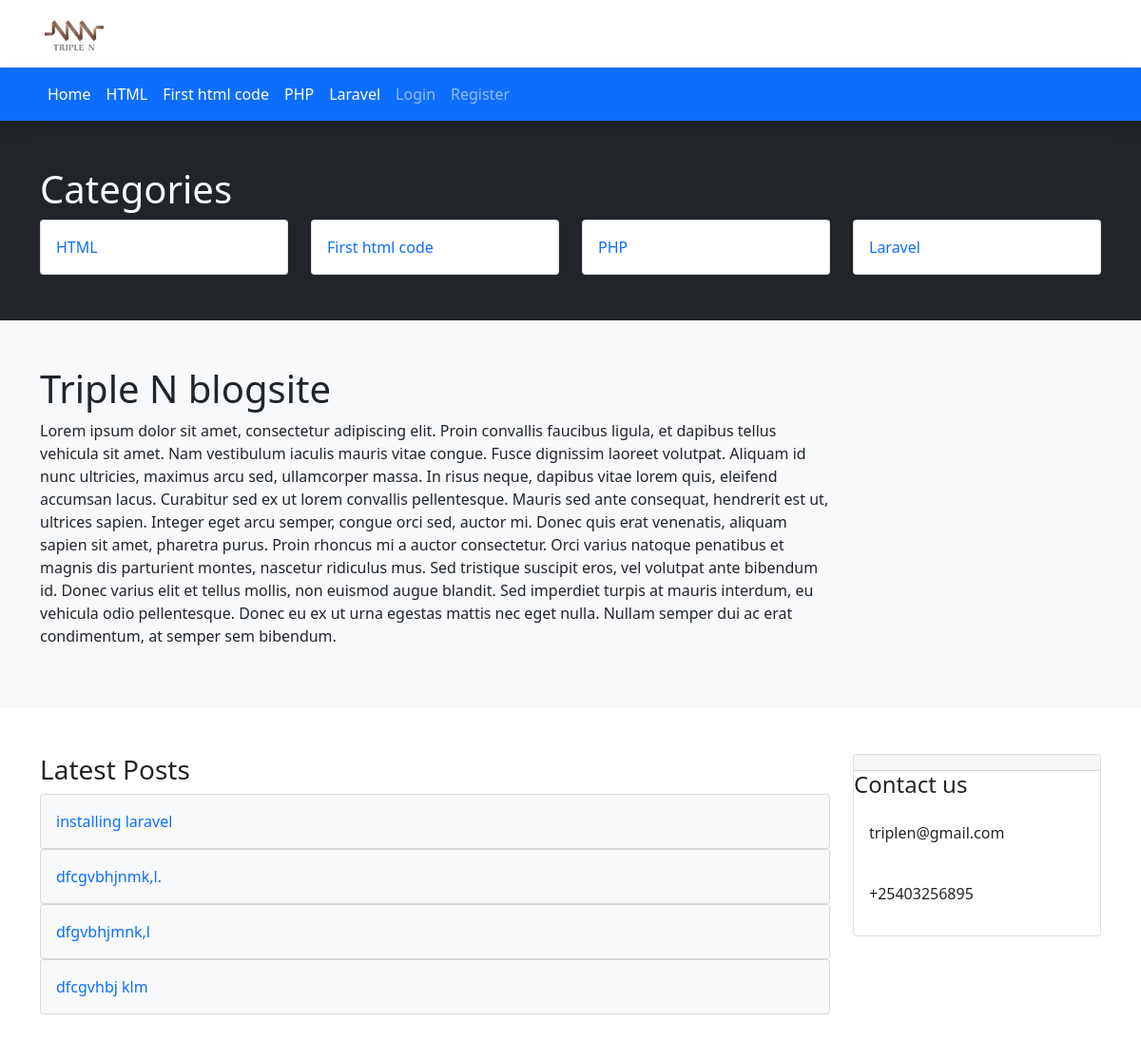
The page / on the database its author committed.
### tables this page shows
CREATE TABLE `categories` (
  `id` int(11) NOT NULL,
  `name` varchar(191) NOT NULL,
  `slug` varchar(191) NOT NULL,
  `description` text DEFAULT NULL,
  `meta_title` varchar(191) NOT NULL,
  `meta_description` mediumtext DEFAULT NULL,
  `meta_keyword` mediumtext DEFAULT NULL,
  `navbar_status` tinyint(1) NOT NULL DEFAULT 0,
  `status` tinyint(1) NOT NULL DEFAULT 0,
  `created_at` timestamp NOT NULL DEFAULT current_timestamp()
);

CREATE TABLE `post` (
  `id` int(11) NOT NULL,
  `category_id` int(11) NOT NULL,
  `name` varchar(191) NOT NULL,
  `slug` varchar(191) NOT NULL,
  `description` text DEFAULT NULL,
  `image` varchar(191) DEFAULT NULL,
  `meta_title` varchar(191) NOT NULL,
  `meta_description` mediumtext NOT NULL,
  `meta_keyword` mediumtext NOT NULL,
  `status` tinyint(1) NOT NULL DEFAULT 0,
  `created_at` timestamp NULL DEFAULT current_timestamp()
);

### index.php (the view, shortened to what this page needs)
<?php
include('includes/header.php');
include('includes/navbar.php');
?>
<div class="py-5 bg-dark">
	<div class="container">
		<div class="row">
			<div class=" col-md-12">
				<h1 class="text-white">Categories</h1>
			</div>
			<?php
          $homecategory= "SELECT * FROM categories WHERE navbar_status ='0' AND status = '0' ";
          $homecategory_run= mysqli_query($con, $homecategory);
          if (mysqli_num_rows($homecategory_run) > 0)
          {
            foreach($homecategory_run as $homeItems)
            {
              ?>
          <div class="col-md-3 md-4">
            <a class="text-decoration-none" href="category.php?title=<?= $homeItems['slug']; ?>">
            <div class="card card-body">
            	<?= $homeItems['name']; ?>
            </div>
         </a>
         </div>
          <?php
          }
        }
     ?>
		</div>
	</div>
</div>
<div class="py-5 bg-light">
	<div class="container">
		<div class="row">
			<div class=" col-md-9">
				<h1 class="text-dark">Triple N blogsite</h1>
				<p>Lorem ipsum dolor sit amet, consectetur adipiscing elit. Proin convallis faucibus ligula, et dapibus tellus vehicula sit amet. Nam vestibulum iaculis mauris vitae congue. Fusce dignissim laoreet volutpat. Aliquam id nunc ultricies, maximus arcu sed, ullamcorper massa. In risus neque, dapibus vitae lorem quis, eleifend accumsan lacus. Curabitur sed ex ut lorem convallis pellentesque. Mauris sed ante consequat, hendrerit est ut, ultrices sapien. Integer eget arcu semper, congue orci sed, auctor mi. Donec quis erat venenatis, aliquam sapien sit amet, pharetra purus. Proin rhoncus mi a auctor consectetur. Orci varius natoque penatibus et magnis dis parturient montes, nascetur ridiculus mus. Sed tristique suscipit eros, vel volutpat ante bibendum id. Donec varius elit et tellus mollis, non euismod augue blandit. Sed imperdiet turpis at mauris interdum, eu vehicula odio pellentesque. Donec eu ex ut urna egestas mattis nec eget nulla. Nullam semper dui ac erat condimentum, at semper sem bibendum. </p>
			</div>
</div>
	</div>
</div>
<div class="py-5 bg-white">
	<div class="container">
		<div class="row">
			<div class=" col-md-9">
				<h3 class="text-dark">Latest Posts</h3>
			<?php
          $homeposts= "SELECT * FROM post WHERE status = '0' ORDER BY id DESC LIMIT 8 ";
          $homeposts_run= mysqli_query($con, $homeposts);
          if (mysqli_num_rows($homeposts_run) > 0)
          {
            foreach($homeposts_run as $homePostItems)
            {
              ?>
          <div class="md-4">
            <a class="text-decoration-none" href="post.php?title=<?= $homePostItems['slug']; ?>">
            <div class="card card-body bg-light">
            	<?= $homePostItems['name']; ?>
            </div>
         </a>
         	</div>
          <?php
          }
        }
     ?>
     </div>
     <div class=" col-md-3">
     	<div class="card">
     		<div class="card-header"></div>
     		<h4>Contact us</h4>
     		<div class="card-body">
     			<p>triplen@gmail.com</p> <br>
     			<p>+25403256895</p>
     		</div>
     	</div>
     </div>
</div>
</div>
</div>
 <?php
include('includes/footer.php');
?>

### includes/navbar.php (shortened to what this page needs)
<div>
<div class="container">
  <div class="row">
    <div class="col-md-1">
      <img src="assets/images/logo.jpg" class="w-100" alt=" Triple N BlogSite">
    </div>
    <div class="col-md-9">
  </div>
    </div>
  </div>
</div>
<nav class="navbar navbar-expand-lg navbar-dark bg-primary shadow sticky-top">
  <div class="container">
    <div class="collapse navbar-collapse" id="navbarSupportedContent">
      <ul class="navbar-nav me-auto mb-2 mb-lg-0">
        <li class="nav-item">
          <a class="nav-link active" aria-current="page" href="index.php">Home</a>
        </li>
        <?php
          $navbarcategory= "SELECT * FROM categories WHERE navbar_status ='0' AND status = '0' LIMIT 12 ";
          $navbarcategory_run= mysqli_query($con, $navbarcategory);
          if (mysqli_num_rows($navbarcategory_run) > 0)
          {
            foreach($navbarcategory_run as $navItems)
            {
              ?>
          <li class="nav-item">
            <a class="nav-link text-white" href="category.php?title=<?= $navItems['slug']; ?>"><?= $navItems['name']; ?></a>
          </li>
          <?php
          }
        }
     ?>
        <?php if (isset($_SESSION['auth_user'])): ?>
        <li class="nav-item dropdown">
          <a class="nav-link dropdown-toggle" href="#" id="navbarDropdown" role="button" data-bs-toggle="dropdown" aria-expanded="false">
           <?= $_SESSION['auth_user']['user_name']; ?>
          </a>
          <ul class="dropdown-menu" aria-labelledby="navbarDropdown">
            <li><a class="dropdown-item" href="#">my profile</a></li>
            <li>
            <form action="allcode.php" method="POST">
              <button type="submit" name="logout_btn" class="dropdown-item">Logout</button>
            </form>
          </li>
          </ul>
        </li>
        <?php else :  ?>
         <li class="nav-item">
          <a class="nav-link" href="login.php">Login</a>
        </li>
         <li class="nav-item">
          <a class="nav-link" href="register.php ?>">Register</a>
        </li>
        <?php endif;  ?>
      </ul>
    </div>
  </div>
</nav>

### rows shown on the page
categories: name "HTML"
categories: name "First html code"
categories: name "PHP"
categories: name "Laravel"
post: name "installing laravel"
post: name "dfcgvbhjnmk,l."
post: name "dfgvbhjmnk,l"
post: name "dfcgvhbj klm"
